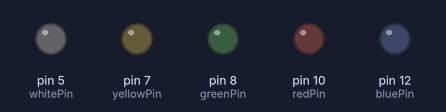
The sketch below on a simulated Arduino Uno, built with avr-gcc and run on an emulated ATmega328P. On the bench: output pins drawn as LEDs (lit = HIGH).

Above: at 0.5 s.
At 1.5 s:
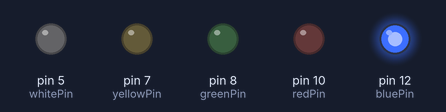
At 3.5 s:
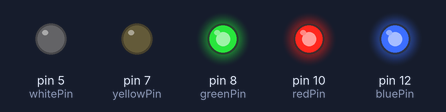
At 6.5 s:
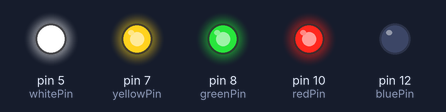
At 9.5 s:
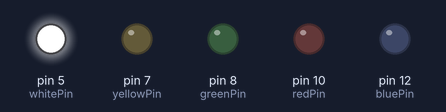
At 12.5 s:
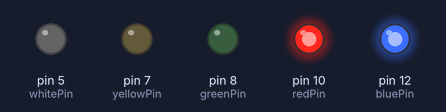
Timing chart, 0 to 13.1 s (numbered marks = the images above):
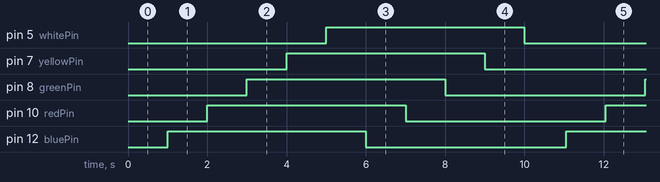

The sketch:

ladder.ino
```cpp
int whitePin = 5;
int redPin = 10;
int greenPin = 8;
int bluePin = 12;
int yellowPin = 7;


void setup() {
  pinMode(redPin, OUTPUT);
  pinMode(greenPin, OUTPUT);
  pinMode(bluePin, OUTPUT);
  pinMode(whitePin, OUTPUT);
  pinMode(yellowPin, OUTPUT);
}


void loop() {

delay(1000);

  analogWrite(bluePin, 255);
  delay(1000);
 analogWrite(redPin, 255);
 delay(1000);
 analogWrite(greenPin, 255);
 delay(1000);
  analogWrite(yellowPin, 255);
 delay(1000);
 analogWrite(whitePin, 255);
    delay(1000);


    analogWrite(bluePin, 0);
   delay(1000);
 analogWrite(redPin, 0);
 delay(1000);
 analogWrite(greenPin, 0);
 delay(1000);
  analogWrite(yellowPin, 0);
 delay(1000);
 analogWrite(whitePin, 0);
    delay(50);


  }
```

Measured:
- by itself, pin 5 (whitePin), pin 7 (yellowPin), pin 8 (greenPin), pin 10 (redPin), pin 12 (bluePin): alternates HIGH for 5.0 s and LOW for 5.1 s
- by itself, everything shown: repeats every 10.1 s, in 10 steps
